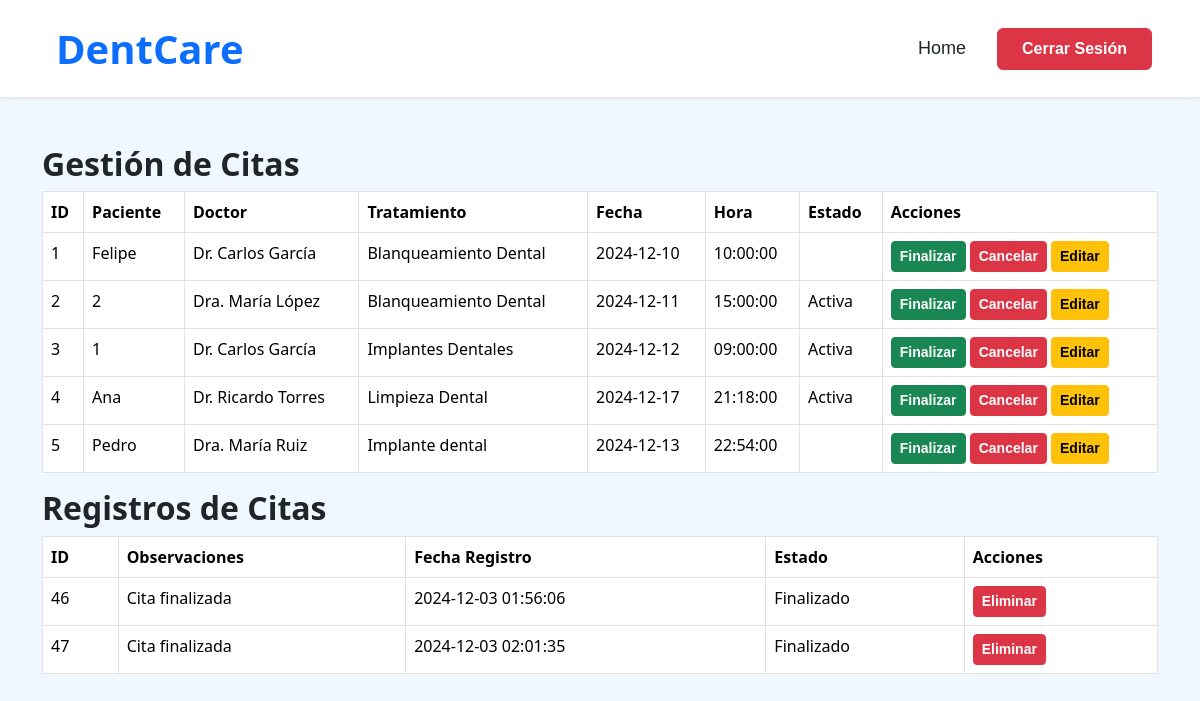
The page /administracion.php on the database its author committed.
### tables this page shows
CREATE TABLE `citas` (
  `id_cita` int(11) NOT NULL,
  `Nombre` varchar(200) NOT NULL,
  `id_doctor` int(11) NOT NULL,
  `id_tratamiento` int(11) NOT NULL,
  `fecha` date NOT NULL,
  `hora` time NOT NULL,
  `estado` enum('Activa','Finalizada','Cancelada') DEFAULT 'Activa'
);

CREATE TABLE `doctores` (
  `id_doctor` int(11) NOT NULL,
  `nombre` varchar(100) NOT NULL,
  `especialidad` varchar(100) NOT NULL,
  `telefono` varchar(15) DEFAULT NULL,
  `email` varchar(100) DEFAULT NULL,
  `fecha_registro` timestamp NOT NULL DEFAULT current_timestamp()
);

CREATE TABLE `tratamientos` (
  `id_tratamiento` int(11) NOT NULL,
  `nombre` varchar(100) NOT NULL,
  `descripcion` text DEFAULT NULL,
  `costo` decimal(10,2) NOT NULL,
  `duracion_estimada` varchar(50) DEFAULT NULL,
  `fecha_creacion` timestamp NOT NULL DEFAULT current_timestamp()
);

CREATE TABLE `registro_citas` (
  `id_registro` int(11) NOT NULL,
  `id_cita` int(11) NOT NULL,
  `observaciones` text DEFAULT NULL,
  `fecha_registro` timestamp NOT NULL DEFAULT current_timestamp(),
  `Estado` enum('Finalizado','Pendiente','Cancelado') NOT NULL
);

### administracion.php (the view, shortened to what this page needs)
<?php
$servername = "localhost";
$username = "root";
$password = "";
$dbname = "odontologia_db";
$conn = new mysqli($servername, $username, $password, $dbname);
$sql = "
    SELECT
        c.id_cita,
        c.Nombre,
        d.Nombre AS nombre_doctor,
        t.Nombre AS nombre_tratamiento,
        c.fecha,
        c.hora,
        c.estado,
        c.id_doctor,
        c.id_tratamiento
    FROM citas c
    LEFT JOIN doctores d ON c.id_doctor = d.id_doctor
    LEFT JOIN tratamientos t ON c.id_tratamiento = t.id_tratamiento
";
$result = $conn->query($sql);
$sql_registros = "SELECT id_registro, id_cita, observaciones, fecha_registro, Estado FROM registro_citas";
$result_registros = $conn->query($sql_registros);
?>
<!DOCTYPE html>
<html lang="es">
<head>
    <link href="https://cdn.jsdelivr.net/npm/bootstrap@5.3.1/dist/css/bootstrap.min.css" rel="stylesheet">
    <link rel="stylesheet" href="css/style.css">
</head>
<body>
    <nav class="navbar navbar-expand-lg bg-white navbar-light shadow-sm px-5 py-3 py-lg-0">
        <a href="index.php" class="navbar-brand p-0">
            <h1 class="m-0 text-primary"><i class="fa fa-tooth me-2"></i>DentCare</h1>
        </a>
        <div class="collapse navbar-collapse" id="navbarCollapse">
            <div class="navbar-nav ms-auto py-0">
                <a href="index.php" class="nav-item nav-link">Home</a>
            </div>
            <a href="logout.php" class="btn btn-danger py-2 px-4 ms-3">Cerrar Sesión</a>
        </div>
    </nav>
    <div class="container mt-5">
        <h2>Gestión de Citas</h2>
        <table class="table table-bordered">
            <thead>
                <tr>
                    <th>ID</th>
                    <th>Paciente</th>
                    <th>Doctor</th>
                    <th>Tratamiento</th>
                    <th>Fecha</th>
                    <th>Hora</th>
                    <th>Estado</th>
                    <th>Acciones</th>
                </tr>
            </thead>
            <tbody>
                <?php while ($row = $result->fetch_assoc()): ?>
                    <tr>
                        <td><?php echo $row['id_cita']; ?></td>
                        <td><?php echo $row['Nombre']; ?></td>
                        <td><?php echo $row['nombre_doctor']; ?></td>
                        <td><?php echo $row['nombre_tratamiento']; ?></td>
                        <td><?php echo $row['fecha']; ?></td>
                        <td><?php echo $row['hora']; ?></td>
                        <td><?php echo $row['estado']; ?></td>
                        <td>
                            <a href="administracion.php?finalizar_cita=<?php echo $row['id_cita']; ?>" class="btn btn-success btn-sm">Finalizar</a>
                            <a href="administracion.php?cancelar_cita=<?php echo $row['id_cita']; ?>" class="btn btn-danger btn-sm">Cancelar</a>
                            <button class="btn btn-warning btn-sm" data-bs-toggle="modal" data-bs-target="#editCitaModal<?php echo $row['id_cita']; ?>">Editar</button>
                        </td>
                    </tr>
                <?php endwhile; ?>
            </tbody>
        </table>
        <h2>Registros de Citas</h2>
        <table class="table table-bordered">
            <thead>
                <tr>
                    <th>ID</th>
                    <th>Observaciones</th>
                    <th>Fecha Registro</th>
                    <th>Estado</th>
                    <th>Acciones</th>
                </tr>
            </thead>
            <tbody>
                <?php while ($row_reg = $result_registros->fetch_assoc()): ?>
                    <tr>
                        <td><?php echo $row_reg['id_registro']; ?></td>
                        <td><?php echo $row_reg['observaciones']; ?></td>
                        <td><?php echo $row_reg['fecha_registro']; ?></td>
                        <td><?php echo $row_reg['Estado']; ?></td>
                        <td>
                            <a href="administracion.php?eliminar_registro=<?php echo $row_reg['id_registro']; ?>" class="btn btn-danger btn-sm">Eliminar</a>
                        </td>
                    </tr>
                <?php endwhile; ?>
            </tbody>
        </table>
    </div>
</body>
</html>

### css/style.css (style rules this page uses)
h1, h2, .font-weight-bold { font-weight: 700 !important; }
.btn { font-family: 'Jost', sans-serif; font-weight: 600; transition: .5s; }
.navbar-light .navbar-nav .nav-link { font-family: 'Jost', sans-serif; padding: 35px 15px; font-size: 18px; color: var(--dark); outline: none; transition: .5s; }
body { background-color: #F0F8FF; }

### rows shown on the page
citas: id_cita "1", Nombre "Felipe", id_doctor.nombre "Dr. Carlos García", id_tratamiento.nombre "Blanqueamiento Dental", fecha "2024-12-10", hora "10:00:00"
citas: id_cita "2", Nombre "2", id_doctor.nombre "Dra. María López", id_tratamiento.nombre "Blanqueamiento Dental", fecha "2024-12-11", hora "15:00:00", estado "Activa"
citas: id_cita "3", Nombre "1", id_doctor.nombre "Dr. Carlos García", id_tratamiento.nombre "Implantes Dentales", fecha "2024-12-12", hora "09:00:00", estado "Activa"
citas: id_cita "4", Nombre "Ana", id_doctor.nombre "Dr. Ricardo Torres", id_tratamiento.nombre "Limpieza Dental", fecha "2024-12-17", hora "21:18:00", estado "Activa"
citas: id_cita "5", Nombre "Pedro", id_doctor.nombre "Dra. María Ruiz", id_tratamiento.nombre "Implante dental", fecha "2024-12-13", hora "22:54:00"
registro_citas: id_registro "46", observaciones "Cita finalizada", fecha_registro "2024-12-03 01:56:06", Estado "Finalizado"
registro_citas: id_registro "47", observaciones "Cita finalizada", fecha_registro "2024-12-03 02:01:35", Estado "Finalizado"
